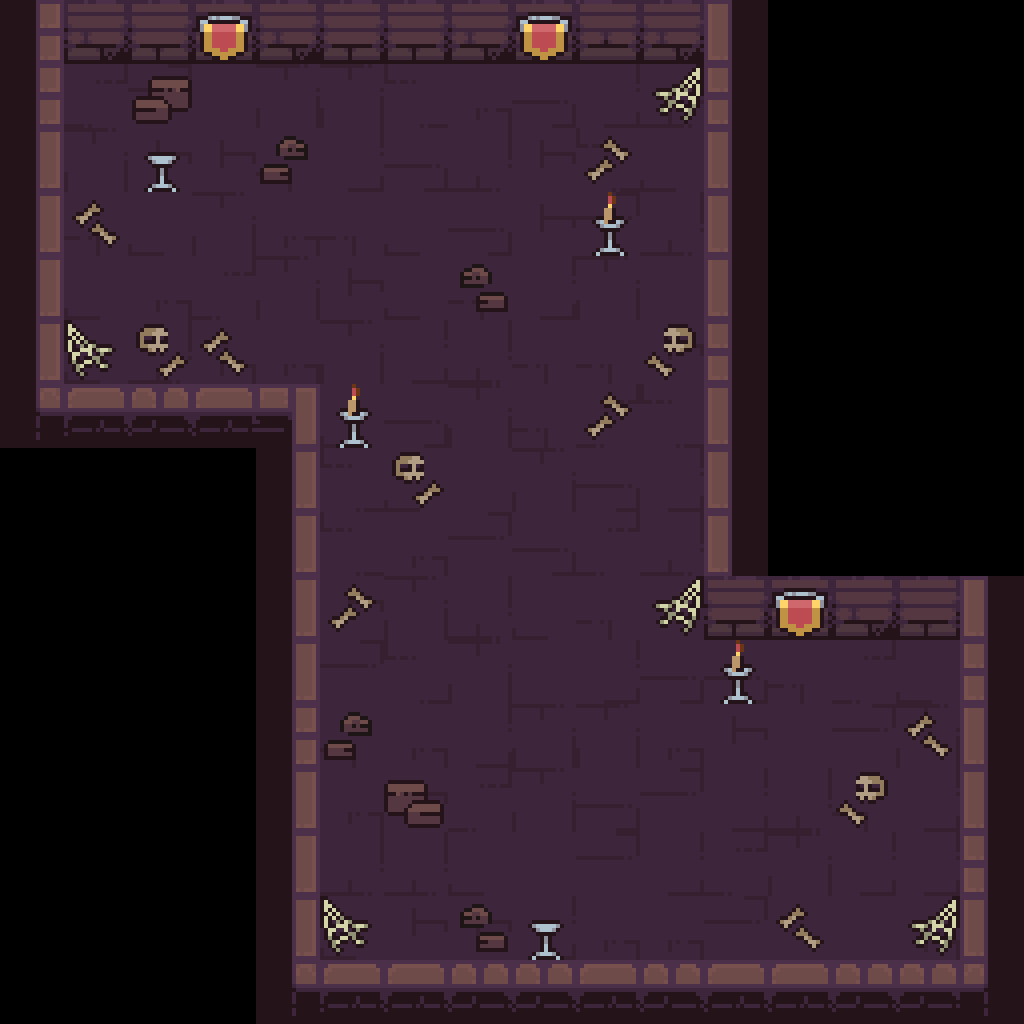

A 2D game scene composited from a Tiled map and its tileset images. What follows is a short description and the map's XML, with every tile layer's data as written:
An orthogonal 16x16 tile map with 64x64 px tiles, 4 tile layers (Void, Floor, Walls, Decorations).

<map version="1.10" tiledversion="1.10.2" orientation="orthogonal" renderorder="right-down" width="16" height="16" tilewidth="64" tileheight="64" infinite="0" nextlayerid="6" nextobjectid="1">
 <tileset firstgid="1" source="Tiles.tsx" />
 <layer id="5" name="Void" width="16" height="16">
  <data encoding="csv">
0,0,0,0,0,0,0,0,0,0,0,0,0,0,0,0,
0,0,0,0,0,0,0,0,0,0,0,0,0,0,0,0,
0,0,0,0,0,0,0,0,0,0,0,0,0,0,0,0,
0,0,0,0,0,0,0,0,0,0,0,0,0,0,0,0,
0,0,0,0,0,0,0,0,0,0,0,0,0,0,0,0,
0,0,0,0,0,0,0,0,0,0,0,0,0,0,0,0,
0,0,0,0,0,0,0,0,0,0,0,0,0,0,0,0,
0,0,0,0,0,0,0,0,0,0,0,0,0,0,0,0,
0,0,0,0,0,0,0,0,0,0,0,0,0,0,0,0,
0,0,0,0,0,0,0,0,0,0,0,0,0,0,0,0,
0,0,0,0,0,0,0,0,0,0,0,0,0,0,0,0,
0,0,0,0,0,0,0,0,0,0,0,0,0,0,0,0,
0,0,0,0,0,0,0,0,0,0,0,0,0,0,0,0,
0,0,0,0,0,0,0,0,0,0,0,0,0,0,0,0,
0,0,0,0,0,0,0,0,0,0,0,0,0,0,0,0,
0,0,0,0,0,0,0,0,0,0,0,0,0,0,0,0
</data>
 </layer>
 <layer id="2" name="Floor" width="16" height="16">
  <data encoding="csv">
0,0,0,0,0,0,0,0,0,0,0,0,0,0,0,0,
0,7,28,19,29,29,10,27,9,17,8,0,0,0,0,0,
0,29,18,18,30,17,9,8,18,10,20,0,0,0,0,0,
0,30,20,29,27,30,20,9,18,28,8,0,0,0,0,0,
0,20,27,7,29,18,20,30,17,29,19,0,0,0,0,0,
0,20,8,27,27,29,17,8,30,30,18,0,0,0,0,0,
0,0,0,0,0,20,9,29,30,7,10,0,0,0,0,0,
0,0,0,0,0,10,20,19,29,9,17,0,0,0,0,0,
0,0,0,0,0,10,27,28,9,7,8,0,0,0,0,0,
0,0,0,0,0,18,29,8,20,30,19,0,0,0,0,0,
0,0,0,0,0,28,10,29,19,17,9,9,30,7,20,0,
0,0,0,0,0,30,27,17,29,29,27,18,19,28,29,0,
0,0,0,0,0,27,18,7,29,9,28,17,8,30,17,0,
0,0,0,0,0,8,8,20,19,28,17,7,29,17,17,0,
0,0,0,0,0,20,18,18,17,27,27,28,19,19,27,0,
0,0,0,0,0,0,0,0,0,0,0,0,0,0,0,0
</data>
 </layer>
 <layer id="3" name="Walls" width="16" height="16">
  <data encoding="csv">
21,4,2,2,4,5,2,4,2,3,4,36,0,0,0,0,
21,0,0,0,0,0,0,0,0,0,0,26,0,0,0,0,
11,0,0,0,0,0,0,0,0,0,0,36,0,0,0,0,
11,0,0,0,0,0,0,0,0,0,0,36,0,0,0,0,
31,0,0,0,0,0,0,0,0,0,0,36,0,0,0,0,
11,0,0,0,0,0,0,0,0,0,0,26,0,0,0,0,
41,45,43,45,54,0,0,0,0,0,0,36,0,0,0,0,
0,0,0,0,31,0,0,0,0,0,0,16,0,0,0,0,
0,0,0,0,31,0,0,0,0,0,0,16,0,0,0,0,
0,0,0,0,11,0,0,0,0,0,0,2,2,4,5,16,
0,0,0,0,31,0,0,0,0,0,0,0,0,0,0,26,
0,0,0,0,21,0,0,0,0,0,0,0,0,0,0,36,
0,0,0,0,11,0,0,0,0,0,0,0,0,0,0,16,
0,0,0,0,31,0,0,0,0,0,0,0,0,0,0,26,
0,0,0,0,31,0,0,0,0,0,0,0,0,0,0,36,
0,0,0,0,41,45,45,43,44,42,43,45,45,44,44,46
</data>
 </layer>
 <layer id="4" name="Decorations" width="16" height="16">
  <data encoding="csv">
0,0,0,75,0,0,0,0,75,0,0,0,0,0,0,0,
0,0,2147483698,0,0,0,0,0,0,0,2147483713,0,0,0,0,0,
0,0,95,0,60,0,0,0,0,2147483717,0,0,0,0,0,0,
0,69,0,0,0,0,0,0,0,94,0,0,0,0,0,0,
0,0,0,0,0,0,0,2147483708,0,0,0,0,0,0,0,0,
0,65,2147483726,69,0,0,0,0,0,0,78,0,0,0,0,0,
0,0,0,0,0,94,0,0,0,2147483717,0,0,0,0,0,0,
0,0,0,0,0,0,2147483726,0,0,0,0,0,0,0,0,0,
0,0,0,0,0,0,0,0,0,0,0,0,0,0,0,0,
0,0,0,0,0,2147483717,0,0,0,0,2147483713,0,75,0,0,0,
0,0,0,0,0,0,0,0,0,0,0,94,0,0,0,0,
0,0,0,0,0,60,0,0,0,0,0,0,0,0,69,0,
0,0,0,0,0,0,50,0,0,0,0,0,0,78,0,0,
0,0,0,0,0,0,0,0,0,0,0,0,0,0,0,0,
0,0,0,0,0,65,0,2147483708,95,0,0,0,69,0,2147483713,0,
0,0,0,0,0,0,0,0,0,0,0,0,0,0,0,0
</data>
 </layer>
</map>
